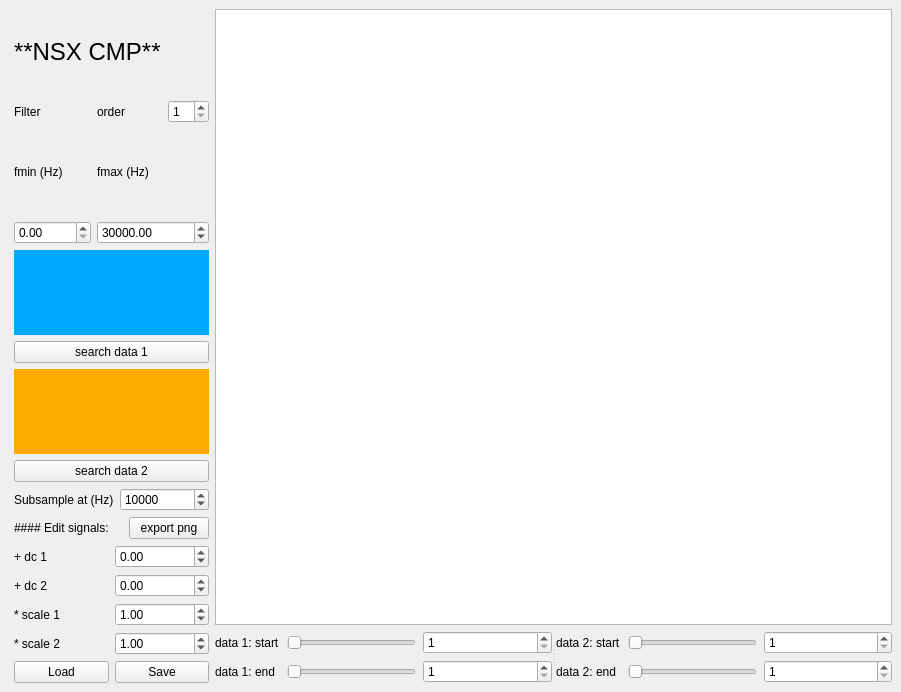
<?xml version="1.0" encoding="UTF-8"?>
<ui version="4.0">
 <class>MainWindow</class>
 <widget class="QMainWindow" name="MainWindow">
  <property name="geometry">
   <rect>
    <x>0</x>
    <y>0</y>
    <width>901</width>
    <height>692</height>
   </rect>
  </property>
  <property name="windowTitle">
   <string>MainWindow</string>
  </property>
  <property name="toolTip">
   <string/>
  </property>
  <widget class="QWidget" name="centralwidget">
   <layout class="QGridLayout" name="gridLayout_4">
    <item row="0" column="0" rowspan="2">
     <layout class="QGridLayout" name="gridLayout">
      <property name="leftMargin">
       <number>5</number>
      </property>
      <item row="1" column="0" colspan="2">
       <widget class="QLabel" name="label_15">
        <property name="text">
         <string>Filter</string>
        </property>
       </widget>
      </item>
      <item row="8" column="0" colspan="5">
       <layout class="QHBoxLayout" name="horizontalLayout_6">
        <item>
         <widget class="QLabel" name="label_12">
          <property name="text">
           <string>Subsample at (Hz)</string>
          </property>
          <property name="textFormat">
           <enum>Qt::MarkdownText</enum>
          </property>
          <property name="scaledContents">
           <bool>false</bool>
          </property>
         </widget>
        </item>
        <item>
         <widget class="QSpinBox" name="srate">
          <property name="sizePolicy">
           <sizepolicy hsizetype="Expanding" vsizetype="Fixed">
            <horstretch>0</horstretch>
            <verstretch>0</verstretch>
           </sizepolicy>
          </property>
          <property name="minimum">
           <number>1</number>
          </property>
          <property name="maximum">
           <number>30000</number>
          </property>
          <property name="singleStep">
           <number>10000</number>
          </property>
          <property name="value">
           <number>10000</number>
          </property>
         </widget>
        </item>
       </layout>
      </item>
      <item row="5" column="0" colspan="5">
       <widget class="QPushButton" name="seachdata1">
        <property name="text">
         <string>search data 1</string>
        </property>
       </widget>
      </item>
      <item row="3" column="0" colspan="2">
       <widget class="QDoubleSpinBox" name="fmin">
        <property name="maximum">
         <double>30000.000000000000000</double>
        </property>
       </widget>
      </item>
      <item row="1" column="4">
       <widget class="QSpinBox" name="forder">
        <property name="minimum">
         <number>1</number>
        </property>
        <property name="singleStep">
         <number>1</number>
        </property>
       </widget>
      </item>
      <item row="0" column="0" colspan="5">
       <widget class="QLabel" name="label">
        <property name="font">
         <font>
          <pointsize>18</pointsize>
         </font>
        </property>
        <property name="text">
         <string>**NSX CMP**</string>
        </property>
        <property name="textFormat">
         <enum>Qt::MarkdownText</enum>
        </property>
        <property name="scaledContents">
         <bool>false</bool>
        </property>
       </widget>
      </item>
      <item row="12" column="0" colspan="5">
       <layout class="QHBoxLayout" name="horizontalLayout_5">
        <item>
         <widget class="QPushButton" name="load_button">
          <property name="text">
           <string>Load</string>
          </property>
         </widget>
        </item>
        <item>
         <widget class="QPushButton" name="save_button">
          <property name="text">
           <string>Save</string>
          </property>
         </widget>
        </item>
       </layout>
      </item>
      <item row="11" column="0" colspan="5">
       <layout class="QVBoxLayout" name="verticalLayout">
        <item>
         <layout class="QHBoxLayout" name="horizontalLayout">
          <item>
           <widget class="QLabel" name="label_8">
            <property name="text">
             <string>+ dc 1</string>
            </property>
            <property name="textFormat">
             <enum>Qt::PlainText</enum>
            </property>
            <property name="scaledContents">
             <bool>false</bool>
            </property>
           </widget>
          </item>
          <item>
           <widget class="QDoubleSpinBox" name="dc1">
            <property name="minimum">
             <double>-9999999999.000000000000000</double>
            </property>
            <property name="maximum">
             <double>1000000000000000000000.000000000000000</double>
            </property>
           </widget>
          </item>
         </layout>
        </item>
        <item>
         <layout class="QHBoxLayout" name="horizontalLayout_2">
          <item>
           <widget class="QLabel" name="label_9">
            <property name="text">
             <string>+ dc 2</string>
            </property>
            <property name="textFormat">
             <enum>Qt::PlainText</enum>
            </property>
            <property name="scaledContents">
             <bool>false</bool>
            </property>
           </widget>
          </item>
          <item>
           <widget class="QDoubleSpinBox" name="dc2">
            <property name="minimum">
             <double>-1000000000000000000.000000000000000</double>
            </property>
            <property name="maximum">
             <double>100000000000000000.000000000000000</double>
            </property>
           </widget>
          </item>
         </layout>
        </item>
        <item>
         <layout class="QHBoxLayout" name="horizontalLayout_3">
          <item>
           <widget class="QLabel" name="label_10">
            <property name="text">
             <string>* scale 1</string>
            </property>
            <property name="textFormat">
             <enum>Qt::PlainText</enum>
            </property>
            <property name="scaledContents">
             <bool>false</bool>
            </property>
           </widget>
          </item>
          <item>
           <widget class="QDoubleSpinBox" name="scale1">
            <property name="minimum">
             <double>-1000000000000000000.000000000000000</double>
            </property>
            <property name="maximum">
             <double>100000000000000000.000000000000000</double>
            </property>
            <property name="value">
             <double>1.000000000000000</double>
            </property>
           </widget>
          </item>
         </layout>
        </item>
        <item>
         <layout class="QHBoxLayout" name="horizontalLayout_4">
          <item>
           <widget class="QLabel" name="label_11">
            <property name="text">
             <string>* scale 2</string>
            </property>
            <property name="textFormat">
             <enum>Qt::PlainText</enum>
            </property>
            <property name="scaledContents">
             <bool>false</bool>
            </property>
           </widget>
          </item>
          <item>
           <widget class="QDoubleSpinBox" name="scale2">
            <property name="minimum">
             <double>-99999999999999.000000000000000</double>
            </property>
            <property name="maximum">
             <double>9999999999999.000000000000000</double>
            </property>
            <property name="value">
             <double>1.000000000000000</double>
            </property>
           </widget>
          </item>
         </layout>
        </item>
       </layout>
      </item>
      <item row="7" column="0" colspan="5">
       <widget class="QPushButton" name="seachdata2">
        <property name="text">
         <string>search data 2</string>
        </property>
       </widget>
      </item>
      <item row="4" column="0" colspan="5">
       <widget class="QLabel" name="data1path">
        <property name="minimumSize">
         <size>
          <width>0</width>
          <height>60</height>
         </size>
        </property>
        <property name="palette">
         <palette>
          <active>
           <colorrole role="Base">
            <brush brushstyle="SolidPattern">
             <color alpha="255">
              <red>255</red>
              <green>255</green>
              <blue>255</blue>
             </color>
            </brush>
           </colorrole>
           <colorrole role="Window">
            <brush brushstyle="SolidPattern">
             <color alpha="255">
              <red>0</red>
              <green>170</green>
              <blue>255</blue>
             </color>
            </brush>
           </colorrole>
          </active>
          <inactive>
           <colorrole role="Base">
            <brush brushstyle="SolidPattern">
             <color alpha="255">
              <red>255</red>
              <green>255</green>
              <blue>255</blue>
             </color>
            </brush>
           </colorrole>
           <colorrole role="Window">
            <brush brushstyle="SolidPattern">
             <color alpha="255">
              <red>0</red>
              <green>170</green>
              <blue>255</blue>
             </color>
            </brush>
           </colorrole>
          </inactive>
          <disabled>
           <colorrole role="Base">
            <brush brushstyle="SolidPattern">
             <color alpha="255">
              <red>0</red>
              <green>170</green>
              <blue>255</blue>
             </color>
            </brush>
           </colorrole>
           <colorrole role="Window">
            <brush brushstyle="SolidPattern">
             <color alpha="255">
              <red>0</red>
              <green>170</green>
              <blue>255</blue>
             </color>
            </brush>
           </colorrole>
          </disabled>
         </palette>
        </property>
        <property name="autoFillBackground">
         <bool>true</bool>
        </property>
        <property name="text">
         <string/>
        </property>
        <property name="scaledContents">
         <bool>false</bool>
        </property>
        <property name="wordWrap">
         <bool>true</bool>
        </property>
       </widget>
      </item>
      <item row="2" column="2" colspan="3">
       <widget class="QLabel" name="label_13">
        <property name="sizePolicy">
         <sizepolicy hsizetype="Preferred" vsizetype="Minimum">
          <horstretch>0</horstretch>
          <verstretch>0</verstretch>
         </sizepolicy>
        </property>
        <property name="text">
         <string>fmax (Hz)</string>
        </property>
       </widget>
      </item>
      <item row="1" column="2" colspan="2">
       <widget class="QLabel" name="label_14">
        <property name="text">
         <string>order</string>
        </property>
       </widget>
      </item>
      <item row="10" column="0" colspan="3">
       <widget class="QLabel" name="label_3">
        <property name="text">
         <string>#### Edit signals:</string>
        </property>
        <property name="textFormat">
         <enum>Qt::MarkdownText</enum>
        </property>
        <property name="scaledContents">
         <bool>false</bool>
        </property>
       </widget>
      </item>
      <item row="6" column="0" colspan="5">
       <widget class="QLabel" name="data2path">
        <property name="minimumSize">
         <size>
          <width>0</width>
          <height>60</height>
         </size>
        </property>
        <property name="palette">
         <palette>
          <active>
           <colorrole role="Base">
            <brush brushstyle="SolidPattern">
             <color alpha="255">
              <red>255</red>
              <green>255</green>
              <blue>255</blue>
             </color>
            </brush>
           </colorrole>
           <colorrole role="Window">
            <brush brushstyle="SolidPattern">
             <color alpha="255">
              <red>255</red>
              <green>170</green>
              <blue>0</blue>
             </color>
            </brush>
           </colorrole>
          </active>
          <inactive>
           <colorrole role="Base">
            <brush brushstyle="SolidPattern">
             <color alpha="255">
              <red>255</red>
              <green>255</green>
              <blue>255</blue>
             </color>
            </brush>
           </colorrole>
           <colorrole role="Window">
            <brush brushstyle="SolidPattern">
             <color alpha="255">
              <red>255</red>
              <green>170</green>
              <blue>0</blue>
             </color>
            </brush>
           </colorrole>
          </inactive>
          <disabled>
           <colorrole role="Base">
            <brush brushstyle="SolidPattern">
             <color alpha="255">
              <red>255</red>
              <green>170</green>
              <blue>0</blue>
             </color>
            </brush>
           </colorrole>
           <colorrole role="Window">
            <brush brushstyle="SolidPattern">
             <color alpha="255">
              <red>255</red>
              <green>170</green>
              <blue>0</blue>
             </color>
            </brush>
           </colorrole>
          </disabled>
         </palette>
        </property>
        <property name="autoFillBackground">
         <bool>true</bool>
        </property>
        <property name="text">
         <string/>
        </property>
        <property name="scaledContents">
         <bool>false</bool>
        </property>
        <property name="wordWrap">
         <bool>true</bool>
        </property>
       </widget>
      </item>
      <item row="3" column="2" colspan="3">
       <widget class="QDoubleSpinBox" name="fmax">
        <property name="maximum">
         <double>300000.000000000000000</double>
        </property>
        <property name="value">
         <double>30000.000000000000000</double>
        </property>
       </widget>
      </item>
      <item row="2" column="0" colspan="2">
       <widget class="QLabel" name="label_2">
        <property name="sizePolicy">
         <sizepolicy hsizetype="Preferred" vsizetype="Minimum">
          <horstretch>0</horstretch>
          <verstretch>0</verstretch>
         </sizepolicy>
        </property>
        <property name="text">
         <string>fmin (Hz)</string>
        </property>
       </widget>
      </item>
      <item row="10" column="3" colspan="2">
       <widget class="QPushButton" name="export_bt">
        <property name="text">
         <string>export png</string>
        </property>
       </widget>
      </item>
     </layout>
    </item>
    <item row="0" column="1">
     <widget class="GraphicsLayoutWidget" name="pg_area">
      <property name="sizePolicy">
       <sizepolicy hsizetype="Expanding" vsizetype="Expanding">
        <horstretch>0</horstretch>
        <verstretch>0</verstretch>
       </sizepolicy>
      </property>
      <property name="maximumSize">
       <size>
        <width>16777215</width>
        <height>16777215</height>
       </size>
      </property>
     </widget>
    </item>
    <item row="1" column="1">
     <widget class="QSplitter" name="splitter">
      <property name="orientation">
       <enum>Qt::Horizontal</enum>
      </property>
      <widget class="QWidget" name="layoutWidget">
       <layout class="QGridLayout" name="gridLayout_2">
        <property name="horizontalSpacing">
         <number>7</number>
        </property>
        <item row="2" column="1">
         <widget class="QSlider" name="rm_e1_sl">
          <property name="minimumSize">
           <size>
            <width>120</width>
            <height>0</height>
           </size>
          </property>
          <property name="orientation">
           <enum>Qt::Horizontal</enum>
          </property>
         </widget>
        </item>
        <item row="1" column="0">
         <widget class="QLabel" name="label_4">
          <property name="text">
           <string>data 1: start</string>
          </property>
         </widget>
        </item>
        <item row="1" column="2">
         <widget class="QSpinBox" name="rm_s1">
          <property name="sizePolicy">
           <sizepolicy hsizetype="Expanding" vsizetype="Fixed">
            <horstretch>0</horstretch>
            <verstretch>0</verstretch>
           </sizepolicy>
          </property>
          <property name="minimum">
           <number>1</number>
          </property>
          <property name="maximum">
           <number>999999999</number>
          </property>
         </widget>
        </item>
        <item row="2" column="0">
         <widget class="QLabel" name="label_6">
          <property name="text">
           <string>data 1: end</string>
          </property>
         </widget>
        </item>
        <item row="2" column="2">
         <widget class="QSpinBox" name="rm_e1">
          <property name="sizePolicy">
           <sizepolicy hsizetype="Expanding" vsizetype="Fixed">
            <horstretch>0</horstretch>
            <verstretch>0</verstretch>
           </sizepolicy>
          </property>
          <property name="minimum">
           <number>1</number>
          </property>
          <property name="maximum">
           <number>999999999</number>
          </property>
         </widget>
        </item>
        <item row="1" column="1">
         <widget class="QSlider" name="rm_s1_sl">
          <property name="sizePolicy">
           <sizepolicy hsizetype="Expanding" vsizetype="Fixed">
            <horstretch>0</horstretch>
            <verstretch>0</verstretch>
           </sizepolicy>
          </property>
          <property name="minimumSize">
           <size>
            <width>120</width>
            <height>0</height>
           </size>
          </property>
          <property name="orientation">
           <enum>Qt::Horizontal</enum>
          </property>
         </widget>
        </item>
       </layout>
      </widget>
      <widget class="QWidget" name="layoutWidget">
       <layout class="QGridLayout" name="gridLayout_3">
        <property name="horizontalSpacing">
         <number>7</number>
        </property>
        <item row="2" column="1">
         <widget class="QSlider" name="rm_e2_sl">
          <property name="minimumSize">
           <size>
            <width>120</width>
            <height>0</height>
           </size>
          </property>
          <property name="orientation">
           <enum>Qt::Horizontal</enum>
          </property>
         </widget>
        </item>
        <item row="1" column="1">
         <widget class="QSlider" name="rm_s2_sl">
          <property name="minimumSize">
           <size>
            <width>120</width>
            <height>0</height>
           </size>
          </property>
          <property name="orientation">
           <enum>Qt::Horizontal</enum>
          </property>
         </widget>
        </item>
        <item row="2" column="2">
         <widget class="QSpinBox" name="rm_e2">
          <property name="enabled">
           <bool>true</bool>
          </property>
          <property name="sizePolicy">
           <sizepolicy hsizetype="Expanding" vsizetype="Fixed">
            <horstretch>0</horstretch>
            <verstretch>0</verstretch>
           </sizepolicy>
          </property>
          <property name="minimum">
           <number>1</number>
          </property>
          <property name="maximum">
           <number>999999999</number>
          </property>
         </widget>
        </item>
        <item row="1" column="2">
         <widget class="QSpinBox" name="rm_s2">
          <property name="sizePolicy">
           <sizepolicy hsizetype="Expanding" vsizetype="Fixed">
            <horstretch>0</horstretch>
            <verstretch>0</verstretch>
           </sizepolicy>
          </property>
          <property name="minimum">
           <number>1</number>
          </property>
          <property name="maximum">
           <number>999999999</number>
          </property>
         </widget>
        </item>
        <item row="1" column="0">
         <widget class="QLabel" name="label_5">
          <property name="text">
           <string>data 2: start</string>
          </property>
         </widget>
        </item>
        <item row="2" column="0">
         <widget class="QLabel" name="label_7">
          <property name="text">
           <string>data 2: end</string>
          </property>
         </widget>
        </item>
       </layout>
      </widget>
     </widget>
    </item>
   </layout>
  </widget>
 </widget>
 <customwidgets>
  <customwidget>
   <class>GraphicsLayoutWidget</class>
   <extends>QGraphicsView</extends>
   <header>pyqtgraph</header>
  </customwidget>
 </customwidgets>
 <resources/>
 <connections>
  <connection>
   <sender>rm_s1</sender>
   <signal>valueChanged(int)</signal>
   <receiver>rm_s1_sl</receiver>
   <slot>setValue(int)</slot>
   <hints>
    <hint type="sourcelabel">
     <x>398</x>
     <y>569</y>
    </hint>
    <hint type="destinationlabel">
     <x>105</x>
     <y>557</y>
    </hint>
   </hints>
  </connection>
  <connection>
   <sender>rm_e1</sender>
   <signal>valueChanged(int)</signal>
   <receiver>rm_e1_sl</receiver>
   <slot>setValue(int)</slot>
   <hints>
    <hint type="sourcelabel">
     <x>398</x>
     <y>600</y>
    </hint>
    <hint type="destinationlabel">
     <x>105</x>
     <y>582</y>
    </hint>
   </hints>
  </connection>
  <connection>
   <sender>rm_s2</sender>
   <signal>valueChanged(int)</signal>
   <receiver>rm_s2_sl</receiver>
   <slot>setValue(int)</slot>
   <hints>
    <hint type="sourcelabel">
     <x>707</x>
     <y>567</y>
    </hint>
    <hint type="destinationlabel">
     <x>498</x>
     <y>549</y>
    </hint>
   </hints>
  </connection>
  <connection>
   <sender>rm_e2</sender>
   <signal>valueChanged(int)</signal>
   <receiver>rm_e2_sl</receiver>
   <slot>setValue(int)</slot>
   <hints>
    <hint type="sourcelabel">
     <x>743</x>
     <y>597</y>
    </hint>
    <hint type="destinationlabel">
     <x>635</x>
     <y>597</y>
    </hint>
   </hints>
  </connection>
 </connections>
</ui>
